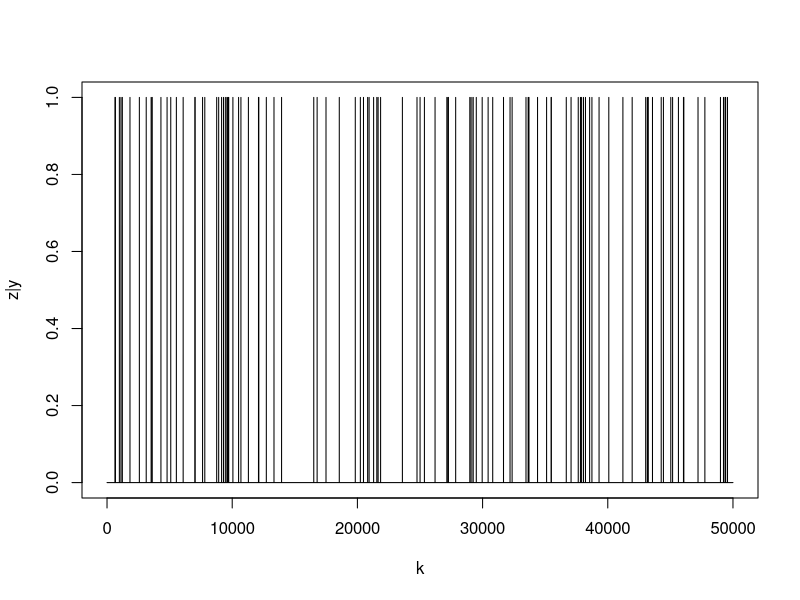
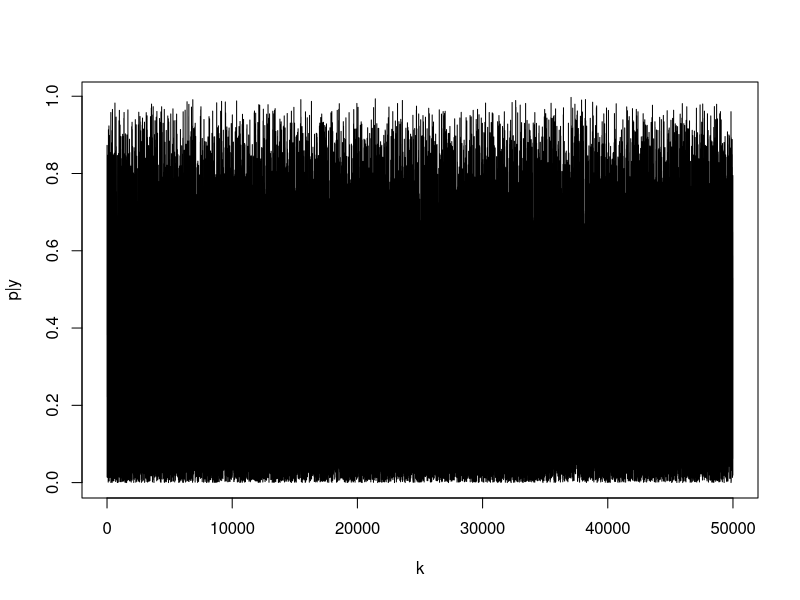
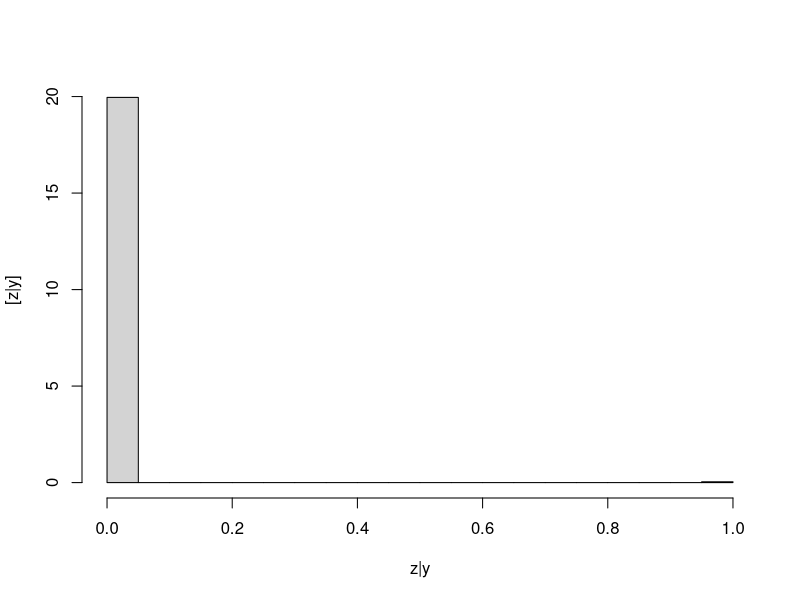
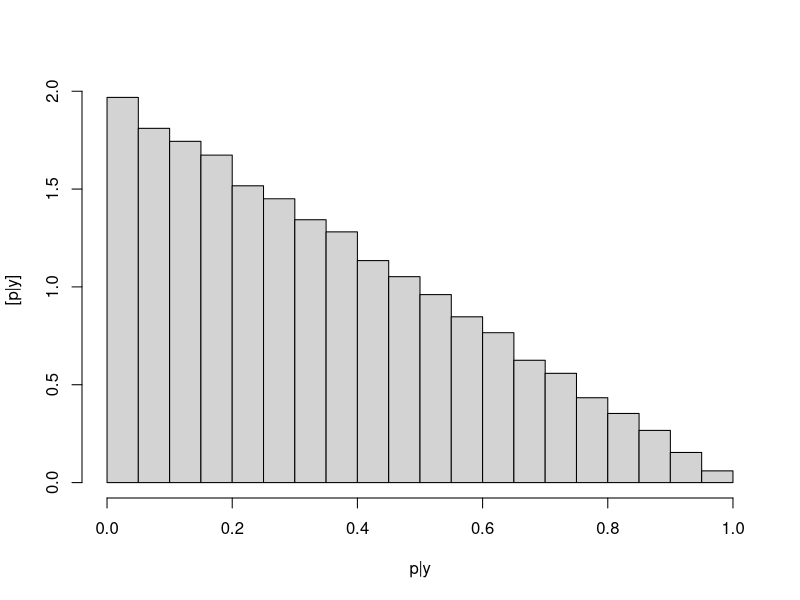

These charts were generated, in order, by the following R code:
# Data
y1 <- 0 # Results from rapid test
y2 <- 0 # Results from PCR test


# Hyperparameters for priors
alpha.p <- 1
beta.p <- 1

# Fixed (assumed known) values of true positive rate
a1 <- 0.80
a2 <- 0.99


# Preliminary MCMC stuff
K <- 50000
samples <- matrix(,K,2)
colnames(samples) <- c("z1","p")
p.initial <- 0.01


# Gibbs sampler
for(k in 1:K){
  
  # Take one draw from the full conditional of z1 (i.e., [z1|p,y1,y2])
  p <- ifelse(k==1,p.initial,p)
  p.tilde <- (p*(1-a1)*(1-a2))/((p*(1-a1)*(1-a2))+1-p)
  z1 <- ifelse(min(c(y1,y2))==0,rbinom(1,1,p.tilde),1)
  
  # Take one draw from the full conditional of p (i.e., [p|z1,y1,y2])
  p <- rbeta(1,alpha.p+z1,beta.p+1-z1)
  
  # Save samples
  samples[k,] <- c(z1,p)
}


# Trace plots
plot(1:K,samples[,1],xlab="k",ylab="z|y",typ="l",main="")
plot(1:K,samples[,2],xlab="k",ylab="p|y",typ="l",main="")

# Histogram representation of the posterior distributions
hist(samples[,1],freq=FALSE,xlab="z|y",ylab="[z|y]",main="")
hist(samples[,2],freq=FALSE,xlab="p|y",ylab="[p|y]",main="")



  